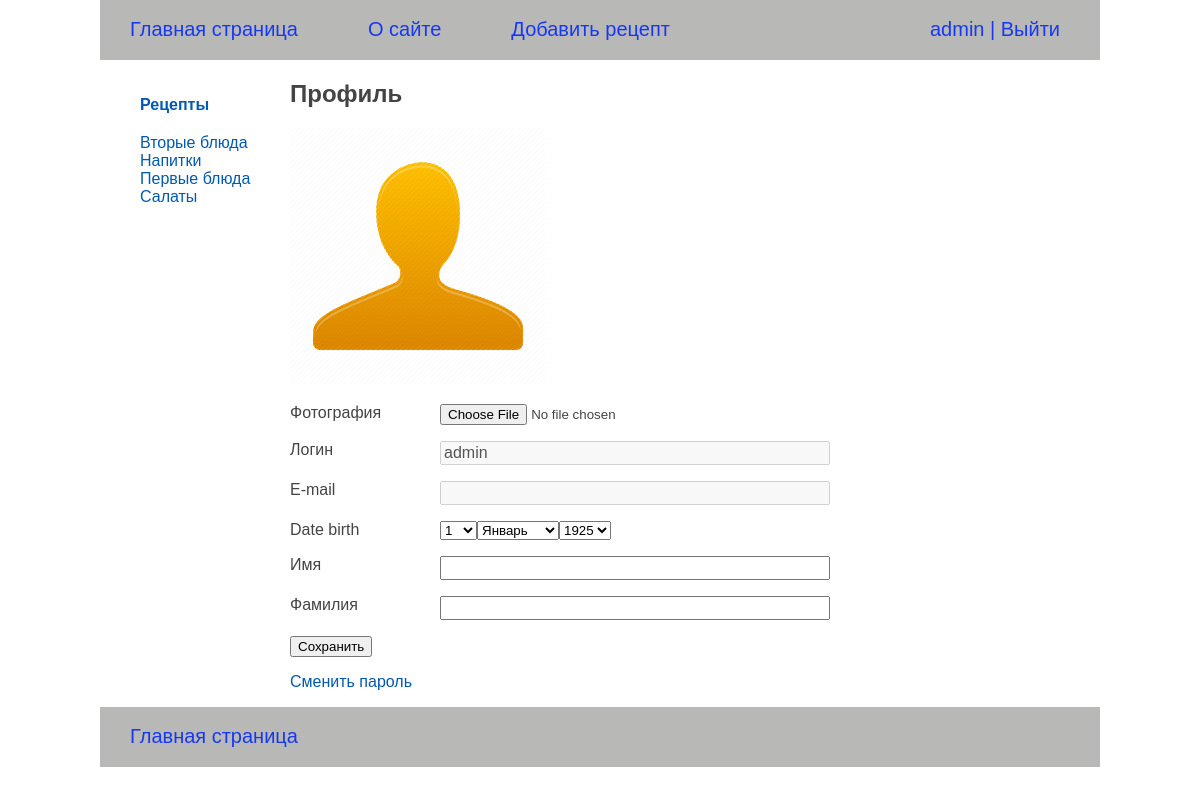
/users/profile/ (signed in), run on the app's committed database.
### users/models.py (models this page shows)
class User(AbstractUser):
    photo = models.ImageField(upload_to="users/%Y/%m/%d/", blank=True, null=True, verbose_name="Фотография")
    date_birth = models.DateTimeField(blank=True, null=True, verbose_name="Дата рождения")

### recipeapp/models.py (models this page shows, shortened)
class Category(models.Model):
    category_name = models.CharField(max_length=100, db_index=True, verbose_name='Категория')
    category_slug = models.SlugField(max_length=100, unique=True, db_index=True, verbose_name='Slug')
    class Meta:
        verbose_name = 'Категория'
        verbose_name_plural = 'Категории'
    def get_absolut_url(self):
        return reverse('category', kwargs={'category_slug': self.category_slug})

### users/views.py (the view, shortened to what this page needs)
# urls.py: path('profile/', ProfileUser.as_view(), name='profile'),
class ProfileUser(LoginRequiredMixin, UpdateView):
    model = get_user_model()
    form_class = ProfileUserForm
    template_name = 'users/profile.html'
    extra_context = {
        'title': 'Профиль пользователя',
        'default_image': settings.DEFAULT_USER_IMAGE,
    }
    def get_object(self, queryset=None):
        return self.request.user

### users/forms.py
class ProfileUserForm(forms.ModelForm):
    username = forms.CharField(disabled=True, label='Логин', widget=forms.TextInput(attrs={'class': 'form-input'}))
    email = forms.CharField(disabled=True, label='E-mail', widget=forms.TextInput(attrs={'class': 'form-input'}))
    this_year = datetime.date.today().year
    date_birth = forms.DateField(widget=forms.SelectDateWidget(years=tuple(range(this_year - 100, this_year - 5))))
    class Meta:
        model = get_user_model()
        fields = ['photo', 'username', 'email', 'date_birth', 'first_name', 'last_name']
        labels = {
            'first_name': 'Имя',
            'last_name': 'Фамилия',
        }
        widgets = {
            'first_name': forms.TextInput(attrs={'class': 'form-input'}),
            'last_name': forms.TextInput(attrs={'class': 'form-input'}),
        }

### recipeapp/templatetags/recipe_tags.py (called while the page is built)
@register.inclusion_tag('recipeapp/list_categories.html')
def show_categories(category_selected_id=0):
    categories = Category.objects.annotate(total=Count('cat_recipe')).filter(total__gt=0)
    return {'categories': categories, 'category_selected': category_selected_id}

### users/context_processors.py (called while the page is built)
def get_recipe_context(request):
    return {'mainmenu': menu}

### users/templates/users/profile.html (shortened to what this page needs)
{% extends 'base.html' %}}
{% block content %}
    <h1>Профиль</h1>
<form action="" METHOD="post" enctype="multipart/form-data">
    {% if user.photo %}
    <p><img src="{{ user.photo.url }}" alt=""></p>
    {% else %}
    <p><img src=" {{ default_image }} "></p>
    {% endif %}
    {% for f in form %}
    <p><label class="form-label" for="{{ f.id_for_label }}">{{ f.label }}</label>{{ f }}</p>
    {% endfor %}
    <p><button type="submit">Сохранить</button></p>
</form>
<p><a href="{% url 'users:password_change' %}">Сменить пароль</a></p>
{% endblock %}

### templates/base.html (shortened to what this page needs)
{% load static %}
{% load recipe_tags %}
<!DOCTYPE html>
<html lang="en">
<head>
  <link type="text/css" rel="stylesheet" href="{% static 'recipeapp/css/styles.css' %}">
</head>
<body>
  <header>
    <div class="fixed-container">
      <div class="header">
        <ul id="mainmenu" class="mainmenu">
          <li><a href="{% url 'home' %}">Главная страница</a></li>
            {% for m in mainmenu %}
              <li><a href="{% url m.url_name %}">{{ m.title }}</a></li>
             {% endfor %}
            {% if user.is_authenticated %}
              <li class="last"><a href="{% url 'users:profile' %}">{{ user.username }}</a> | <a href="{% url 'users:logout' %}">Выйти</a></li>
            {% else %}
              <li class="last"><a href="{% url 'users:login' %}">Войти</a> |
                <a href="{% url 'users:registration' %}">Регистрация</a></li>
            {% endif %}
        </ul>
      </div>
    </div>
  </header>
  <section>
    <div class="fixed-container">
      <div class="navigation">
        <ul>
          <li class="selected_recipe"><a href="{% url 'home' %}">Рецепты</a></li>
          {% show_categories category_selected %}
        </ul>
      </div>
      <div class="content">
        {% block content %}
        {% endblock %}
      </div>
    </div>
  </section>
  <footer>
    <div class="fixed-container">
      <div class="header">
        <ul id="footermenu" class="mainmenu">
          <li><a href="{% url 'home' %}">Главная страница</a></li>
        </ul>
      </div>
    </div>
  </footer>
</body>
</html>

### recipeapp/templates/recipeapp/list_categories.html
{% for category in categories %}
    {% if category.id == category_selected %}
        <li class="selected">{{ category.category_name }}</li>
    {% else %}
        <li class="selected_cat"><a href="{{ category.get_absolut_url }}">{{ category.category_name }}</a></li>
    {% endif %}
{% endfor %}

### recipeapp/static/recipeapp/css/styles.css (style rules this page uses)
html, body { font-family: 'Arial'; margin: 0; padding: 0; height: 100%; width: 100%; color: #444; }
a { color: #0059b2; text-decoration: none; }
img { max-width: 600px; height: auto; }
.fixed-container { max-width: 1000px; height: 100%; margin-left: auto; margin-right: auto; }
.header { background: #b8b8b6; height: 60px; }
ul.mainmenu { list-style: none; margin: 0; padding: 0; height: 60px; color: #1738f2; font-size: 20px; overflow: hidden; }
ul.mainmenu li { float: left; margin: 18px 40px 0 30px; }
ul.mainmenu li.last { float: right; }
ul.mainmenu li a { color: #1738f2; text-decoration: none; }
.navigation { float: left; width: 170px; }
.navigation ul { list-style: none; }
.content { margin-left: 190px; }
.selected_recipe { font-weight: 700; padding-bottom: 20px; }
.selected_cat { color: #0227cc; }
.form-label { display: inline-block; min-width: 150px; vertical-align: top; }
.form-input { width: 382px; font-size: 16px; }
.last { margin: 0; float: right; }

### data on the page
User: username "admin", form "admin"
Category: category_name "Вторые блюда"
Category: category_name "Напитки"
Category: category_name "Первые блюда"
Category: category_name "Салаты"

### other printed values
{{ m.title }} "О сайте" "Добавить рецепт"
{{ f.label }} "Фотография" "Логин" "E-mail" "Date birth" "Имя" "Фамилия"
